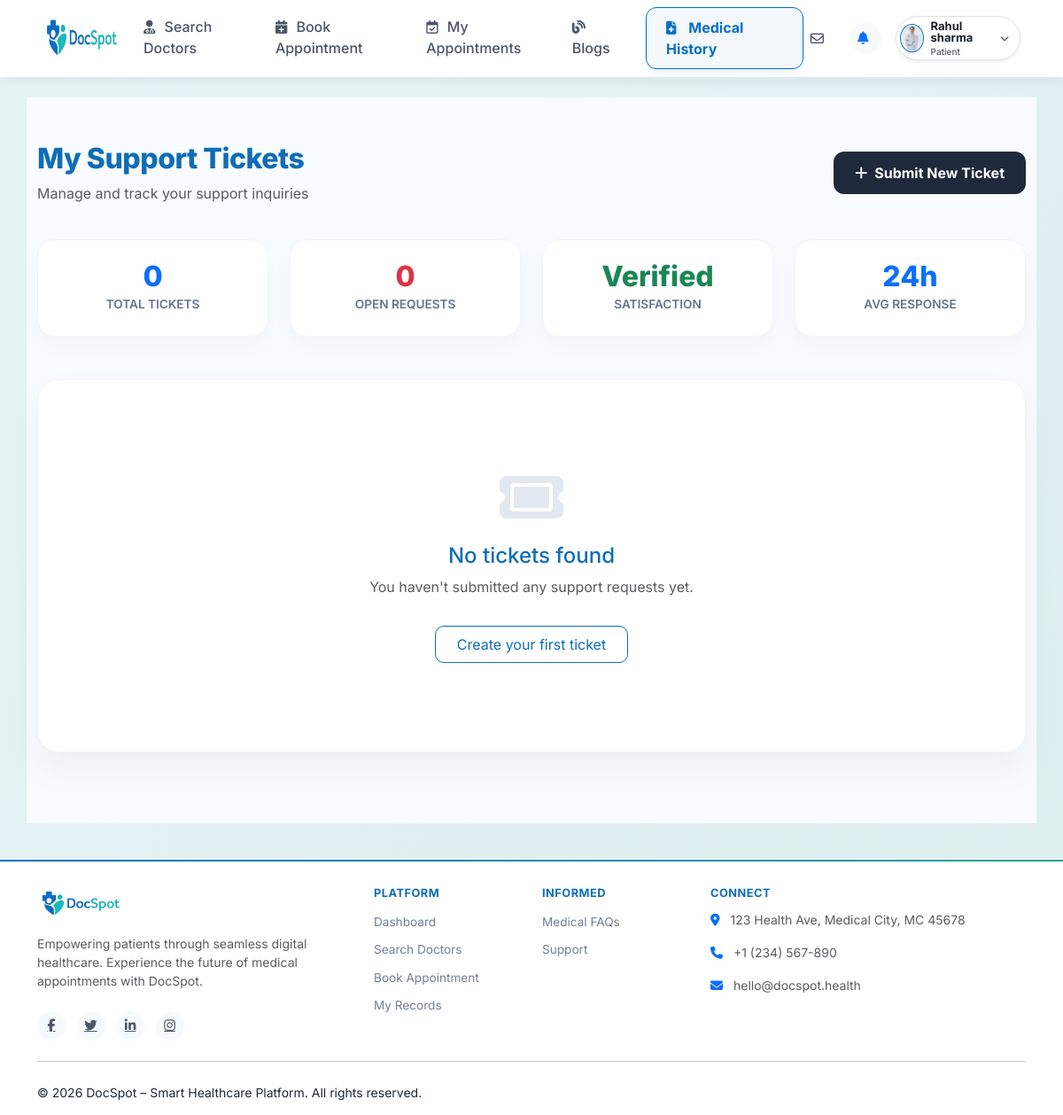
The page /my-support-tickets/ (signed in) on the database as committed earlier.
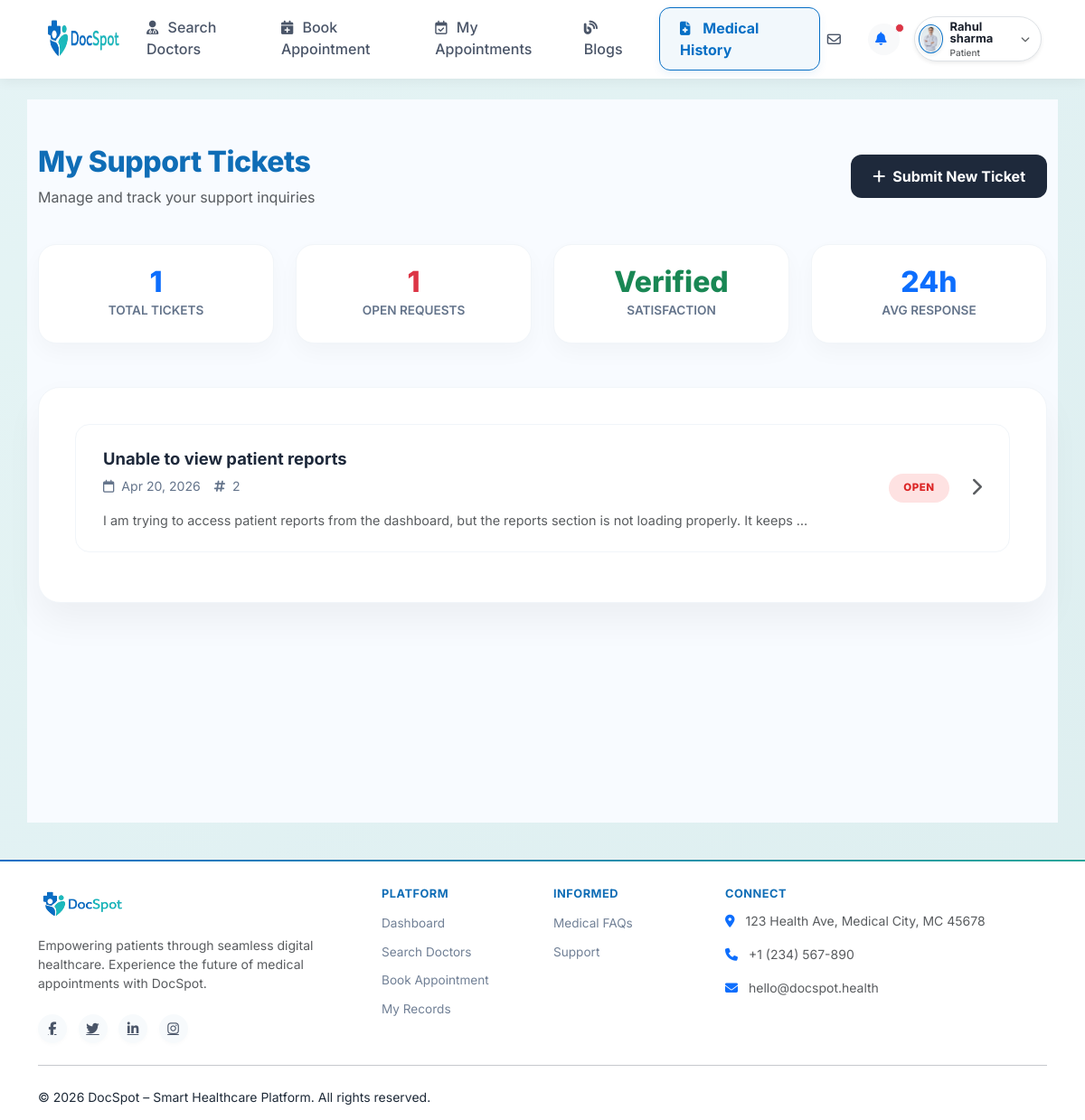
The same page on the database as committed later.
### user/models.py (models this page shows, shortened)
class tblUser(models.Model):
    userID=models.AutoField(primary_key=True)
    userName=models.TextField(max_length=50)
    password=models.TextField(max_length=10)
    registrationDT=models.DateTimeField(auto_now_add=True)
    profilePic=models.ImageField(upload_to='images/')
    email=models.TextField(max_length=100)
    mobileNumber=models.TextField(max_length=15)
    cityID=models.ForeignKey(tblCity,on_delete=models.CASCADE)
    IsDoctor=models.BooleanField(default=False)
    last_seen=models.DateTimeField(null=True, blank=True)

class tblSupportTicket(models.Model):
    STATUS_CHOICES = [
        ('open', 'Open'),
        ('in_progress', 'In Progress'),
        ('resolved', 'Resolved'),
        ('closed', 'Closed'),
    ]
    ticketID = models.AutoField(primary_key=True)
    userID = models.ForeignKey(tblUser, on_delete=models.SET_NULL, null=True, blank=True)
    name = models.TextField(max_length=100)
    email = models.TextField(max_length=100)
    subject = models.TextField(max_length=150)
    message = models.TextField(max_length=1000)
    status = models.CharField(max_length=20, choices=STATUS_CHOICES, default='open')
    createdDT = models.DateTimeField(auto_now_add=True)

### user/views.py (the view)
# urls.py: path('my-support-tickets/', views.mySupportTickets, name='mySupportTickets'),
def mySupportTickets(request):
    user_id = request.session.get('user_id') or request.session.get('userID')
    user_context = tblUser.objects.filter(userID=user_id).first() if user_id else None
    if not user_context:
        return redirect('Login')
    tblSupportTicket.objects.filter(email=user_context.email, userID__isnull=True).update(userID=user_context)
    my_tickets = tblSupportTicket.objects.filter(userID=user_context).order_by('-createdDT')
    open_tickets_count = my_tickets.filter(status='open').count()
    base_template = 'base.html' if request.session.get('isDoctor') else 'patient_base.html'
    return render(request, 'my_support_tickets.html', {
        'user_data': user_context,
        'my_tickets': my_tickets,
        'open_tickets_count': open_tickets_count,
        'base_template': base_template
    })

### user/templates/my_support_tickets.html (shortened to what this page needs)
{% extends base_template|default:'patient_base.html' %}
{% block content %}
<div class="dashboard-wrapper">
    <div class="container">
        <div class="page-header d-flex justify-content-between align-items-center">
            <div>
                <h2>My Support Tickets</h2>
                <p class="text-muted mb-0">Manage and track your support inquiries</p>
            </div>
            <a href="{% url 'supportPage' %}" class="btn-new-ticket">
                <i class="fa-solid fa-plus"></i> Submit New Ticket
            </a>
        </div>
        <div class="row g-4 mb-5">
            <div class="col-md-3 stats-col">
                <div class="stats-card">
                    <div class="count">{{ my_tickets|length }}</div>
                    <div class="label">Total Tickets</div>
                </div>
            </div>
            <div class="col-md-3 stats-col">
                <div class="stats-card">
                    <div class="count text-danger">
                        {{ open_tickets_count }}
                    </div>
                    <div class="label">Open Requests</div>
                </div>
            </div>
            <div class="col-md-3 stats-col">
                <div class="stats-card">
                    <div class="count text-success">Verified</div>
                    <div class="label">Satisfaction</div>
                </div>
            </div>
            <div class="col-md-3 stats-col">
                <div class="stats-card">
                    <div class="count">24h</div>
                    <div class="label">Avg Response</div>
                </div>
            </div>
        </div>
        <div class="ticket-list-container">
            {% if my_tickets %}
                {% for ticket in my_tickets %}
                <div class="ticket-item" style="cursor: pointer;" onclick="window.location.href='{% url 'supportTicketDetails' ticket.ticketID %}'">
                    <div class="ticket-info">
                        <div class="ticket-subject">{{ ticket.subject }}</div>
                        <div class="ticket-meta">
                            <span><i class="fa-regular fa-calendar me-1"></i> {{ ticket.createdDT|date:"M d, Y" }}</span>
                            <span><i class="fa-solid fa-hashtag me-1"></i> {{ ticket.ticketID }}</span>
                        </div>
                        <div class="mt-3 text-muted" style="font-size: 0.9rem;">
                            {{ ticket.message|truncatewords:20 }}
                        </div>
                    </div>
                    <div class="d-flex align-items-center gap-4">
                        {% if ticket.status == 'open' %}
                            <span class="status-badge badge-open">Open</span>
                        {% elif ticket.status == 'in_progress' %}
                            <span class="status-badge badge-progress">In Progress</span>
                        {% elif ticket.status == 'resolved' %}
                            <span class="status-badge badge-resolved">Resolved</span>
                        {% elif ticket.status == 'closed' %}
                            <span class="status-badge badge-closed">Closed</span>
                        {% endif %}
                        <div class="text-muted"><i class="fa-solid fa-chevron-right fs-5"></i></div>
                    </div>
                </div>
                {% endfor %}
            {% else %}
                <div class="empty-state">
                    <i class="fa-solid fa-ticket"></i>
                    <h4>No tickets found</h4>
                    <p class="text-muted">You haven't submitted any support requests yet.</p>
                    <a href="{% url 'supportPage' %}" class="btn btn-outline-primary px-4 py-2 mt-3" style="border-radius:10px;">Create your first ticket</a>
                </div>
            {% endif %}
        </div>
    </div>
</div>
{% endblock %}

### user/templates/patient_base.html (shortened to what the changed rows need)
{% load static %}
<!doctype html>
<html lang="en">
  <head>
    <link href="{% static 'css/docspot-theme.css' %}" rel="stylesheet" />
    <link
      href="https://cdn.jsdelivr.net/npm/bootstrap@5.3.0/dist/css/bootstrap.min.css"
      rel="stylesheet"
    />
    <link
      href="https://cdnjs.cloudflare.com/ajax/libs/font-awesome/6.5.1/css/all.min.css"
      rel="stylesheet"
    />
  </head>
  <body>
    {% block header %}
    <header
      class="navbar navbar-expand-lg navbar-light top-navbar fixed-top w-100"
    >
      <div class="container-fluid px-4 px-lg-5">
        <div class="collapse navbar-collapse" id="topNavbarContent">
          <ul class="navbar-nav align-items-center gap-2 gap-sm-3 flex-row">
            <li class="nav-item dropdown">
              <a
                class="nav-link d-flex align-items-center border bg-white shadow-sm transition-all"
                href="#"
                id="profileDropdown"
                role="button"
                data-bs-toggle="dropdown"
                aria-expanded="false"
                style="padding: 4px 12px 4px 4px; border-radius: 50px"
              >
                <div class="d-none d-sm-flex flex-column lh-1 text-start me-2">
                  <span
                    class="fw-bold text-dark"
                    style="font-size: 13px; color: #1a202c !important"
                    >{{ request.session.user_name }}</span
                  >
                  <span class="text-muted mt-1" style="font-size: 10px"
                    >Patient</span
                  >
                </div>
              </a>
            </li>
          </ul>
        </div>
      </div>
    </header>
    {% endblock %}
    <main class="main-content">
      {% block content %} {% endblock %}
    </main>
  </body>
</html>

Rows that differ between the two databases and show on the page:
no longer on this page (row edited): tblUser: session.user_name "Rahul sharma"
added tblSupportTicket: subject "Unable to view patient reports", createdDT "Apr 20, 2026", ticketID "2", message "I am trying to access patient reports from the dashboard, but the reports section is not loading properly. It keeps …", status "OPEN"
Other text that changed with them:
{{ request.session.user_name }}: (not shown) → "Rahul sharma"
{{ my_tickets|length }}: "0" → "1"
{{ open_tickets_count }}: "0" → "1"
text no longer shown: "No tickets found You haven't submitted any support requests yet. Create your first ticket"
